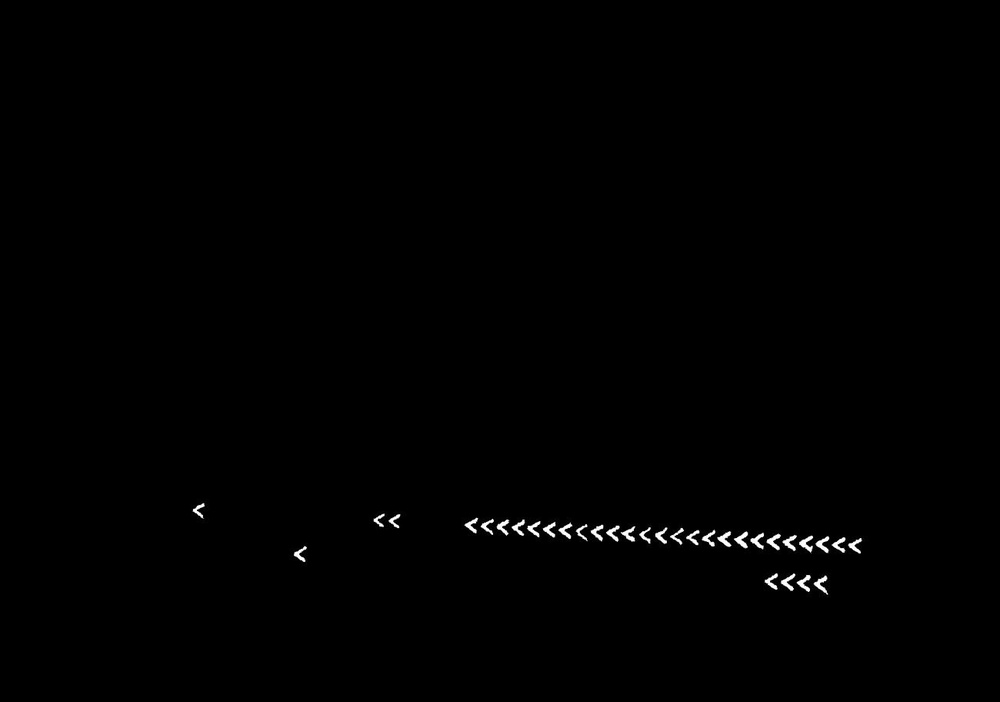
#> input picture highlighted.jpg, 1000 x 702 px, shrunk from 1300 x 912 before the run
$ jupyter execute assign-bracket-to-line.ipynb   (shell and % lines are left out)
#> lines starting #> are read from the running program, lines starting #| are printed output that depends on the picture; after the words box and inside, x2 and y2 are one past the last pixel; in counts of white or black regions, pixels touching at a corner belong together
[cell 1]
import cv2
from matplotlib import pyplot as plt

In this notebook i describe an alternative way to find the text lines in the mrz.
The task is to come up with an algorithm that, given the center coordinates of each angle bracket, assigns each bracket either to line 1 or 2 of the MRZ.

I choose to address this challenge using the sample image. In a first step I extract the centers of all angle brackets.

[cell 2]
img = cv2.imread('highlighted.jpg',0)
#> img is the input picture: shape (702, 1000); min 0, max 255, mean 1
img_copy = img.copy()
cv2.threshold(img,0,255,cv2.THRESH_BINARY+cv2.THRESH_OTSU,img)
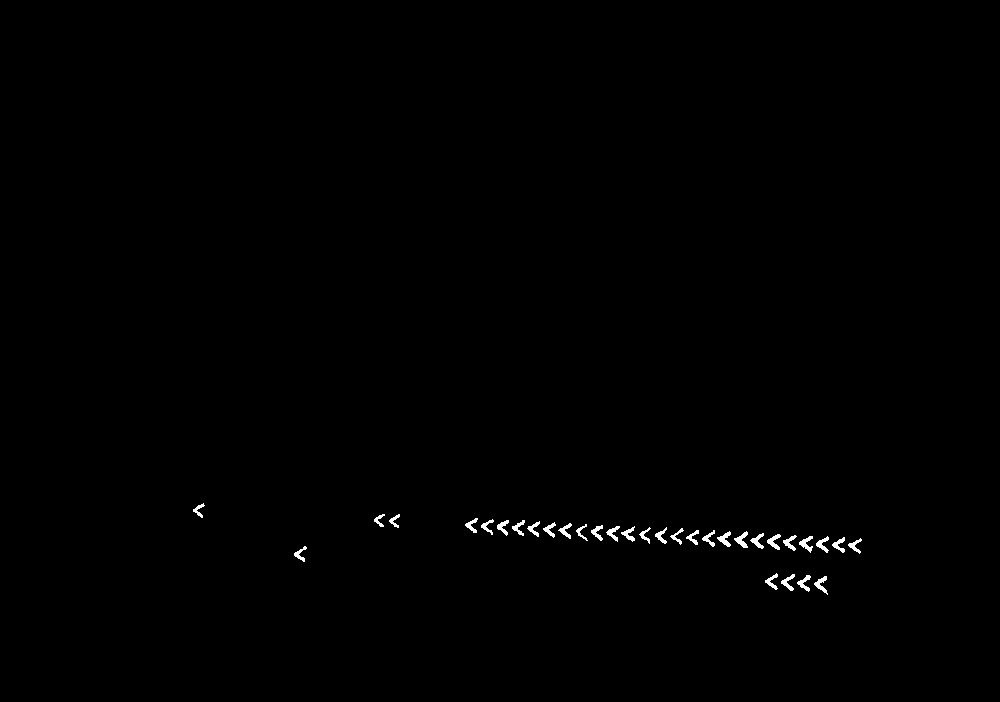
#> img: shape (702, 1000); 0.4% white; 33 white regions
contours, hier = cv2.findContours(img, cv2.RETR_EXTERNAL,cv2.CHAIN_APPROX_NONE)
#> contours = 33 contours; largest, box (x1, y1, x2, y2) and area: (734, 531, 748, 548) 86, (717, 531, 731, 547) 81, (799, 536, 813, 553) 80, (767, 534, 781, 550) 80, (814, 576, 828, 595) 79
centers = []
for c in contours:
    # get the bounding rect
    x, y, w, h = cv2.boundingRect(c)
    # draw a white rectangle to visualize the bounding rect
    center_x = int(x+w/2)
    center_y = int(y+h/2)
    cv2.rectangle(img, (x, y), (x+w,y+h), 255, 2)
    cv2.circle(img, (center_x, center_y), radius=5, color=255, thickness=-1)
    centers.append([center_x, center_y])
#> this loop made 33 passes
#> (x, y, w, h, center_x, center_y) on passes 1 to 12: (814, 576, 14, 19, 821, 585), (797, 575, 14, 17, 804, 583), (781, 574, 14, 17, 788, 582), (765, 573, 13, 17, 771, 581), (294, 546, 13, 16, 300, 554), (848, 538, 14, 16, 855, 546), (832, 537, 13, 16, 838, 545), (816, 536, 13, 17, 822, 544), (799, 536, 14, 17, 806, 544), (783, 535, 14, 16, 790, 543), (767, 534, 14, 16, 774, 542), (750, 533, 14, 16, 757, 541)
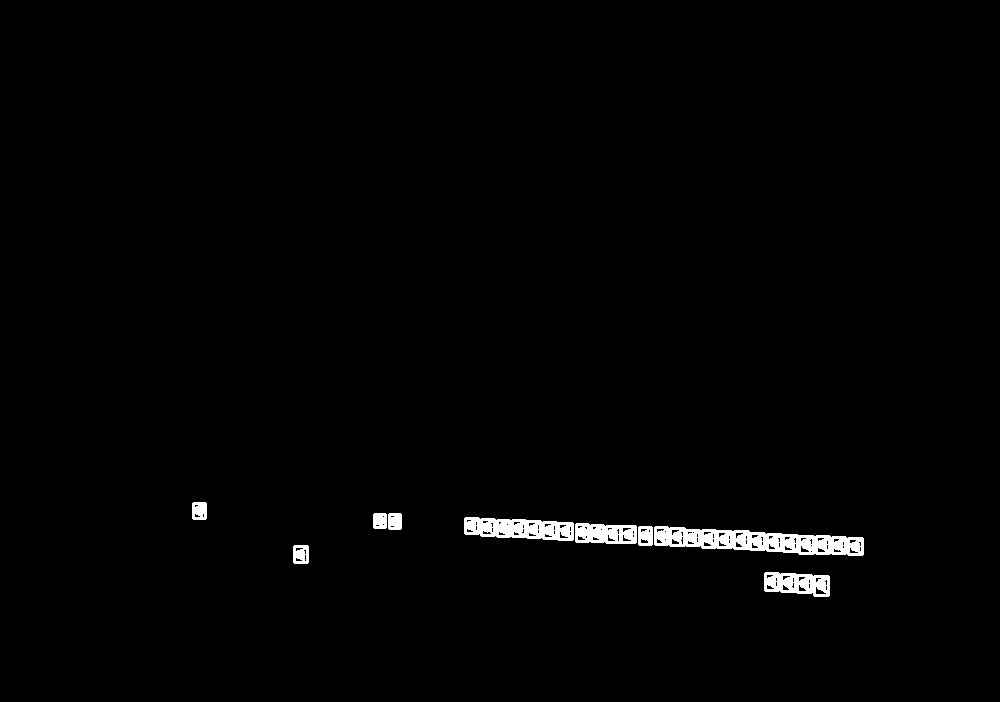
#> img: shape (702, 1000); 1.3% white; 9 white regions, largest, box (x1, y1, x2, y2) and area: (654, 526, 864, 556) 3571, (464, 517, 574, 541) 1858, (764, 572, 830, 597) 1167
#> after the loop, centers = 33 pairs, first value 199 to 855, second value 510 to 585

cv2.drawContours(img, contours, -1, (255, 255, 0), 1)

plt.imshow(img, cmap="gray")

By using linear models I can get the slope of the MRZ lines. As we see in the plot, linear regression does not work well. MRZ regions usually have a lot more angle bracket in one line than the other. Thus I select RANSAC as my linear model of choice, as it has a good chance to fit to the line containing more angle brackets and disregarding the other angle brackets as outliers.

[cell 3]
import numpy as np
from sklearn import linear_model
# Input to our algorithm, a list of angle bracket centers
centers = np.array(centers)

lr = linear_model.LinearRegression()
lr.fit(centers[:, 0].reshape(-1,1), centers[:, 1])


# Robustly fit linear model with RANSAC algorithm
ransac = linear_model.RANSACRegressor()
ransac.fit(centers[:, 0].reshape(-1,1), centers[:, 1])
inlier_mask = ransac.inlier_mask_
outlier_mask = np.logical_not(inlier_mask)

# Predict data of estimated models
line_X = np.arange(centers[:, 0].min(), centers[:, 0].max())[:, np.newaxis]
#> line_X = 656 values from 199 to 854
line_y = lr.predict(line_X)
#> line_y = 656 values from 510.4 to 555.3
line_y_ransac = ransac.predict(line_X)
#> line_y_ransac = 656 values from 510.7 to 546.1

# Compare estimated coefficients
print("Estimated coefficients (true, linear regression, RANSAC):")
print(lr.coef_, ransac.estimator_.coef_)
print(lr.get_params())

[cell 4]
lw = 2
X = centers[:, 0]
#> X = 33 values, max 855 at index 5, min 199 at index 32, mean 636.1
y = centers[:, 1]
#> y = 33 values, max 585 at index 0, min 510 at index 32, mean 540.3
plt.scatter(
    X[inlier_mask], y[inlier_mask], color="yellowgreen", marker=".", label="Inliers"
)
plt.scatter(
    X[outlier_mask], y[outlier_mask], color="gold", marker=".", label="Outliers"
)
plt.plot(line_X, line_y, color="navy", linewidth=lw, label="Linear regressor")
plt.plot(
    line_X,
    line_y_ransac,
    color="cornflowerblue",
    linewidth=lw,
    label="RANSAC regressor",
)
plt.legend(loc="lower right")
plt.xlabel("X")
plt.ylabel("Y")
plt.show()
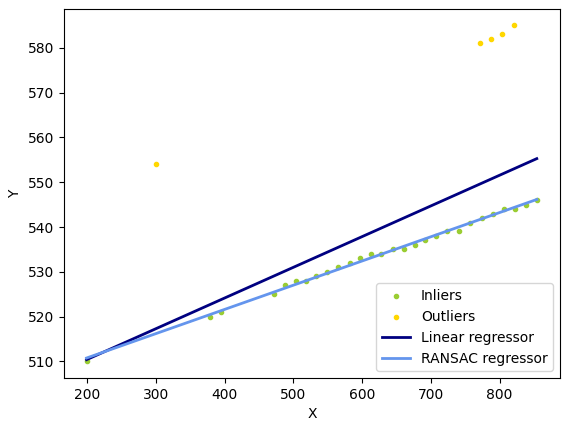
#> figure drawn by matplotlib, 1 panel; curve peaks at x = 854, y = 555.3; curve peaks at x = 854, y = 546.1

I define group 1 as those brackets that are closer to the RANSAC regression. By averaging the y coordinates of each group I could find out which group is line 1 and which line 2 in the original image.
In the last plot I show the groups. We can see that they are identical to the inlier and outlier groups in the previous plot.

[cell 5]
y_distance_from_line = np.abs(centers[:, 1] - ransac.predict(centers[:, 0].reshape(-1, 1)))
#> y_distance_from_line = 33 values, max 40.64 at index 0, min 0.0119 at index 26, mean 6.32
print(y_distance_from_line.astype(int))
#| [40 39 39 39 37  0  0  0  0  0  0  0  1  0  0  0  0  0  0  0  0  0  0  0
#|   0  0  0  0  0  0  0  0  0]

mean_distance = np.mean(y_distance_from_line)
#> mean_distance = 6.32
group_1 = []
group_2 = []
for idx in range(len(centers)):
    if y_distance_from_line[idx] < mean_distance:
        group_1.append(centers[idx])
    else:
        group_2.append(centers[idx])
#> this loop made 33 passes
#> after the loop, group_1 = 28 pairs, first value 199 to 855, second value 510 to 546; group_2 = [[821, 585], [804, 583], [788, 582], [771, 581], [300, 554]]

[cell 6]
group_1 = np.array(group_1)
group_2 = np.array(group_2)
plt.scatter(
    group_1[:, 0], group_1[:, 1], color="blue", marker=".", label="Group 1"
)
plt.scatter(
    group_2[:, 0], group_2[:, 1], color="red", marker=".", label="Group 2"
)
plt.legend(loc="lower right")
plt.plot()
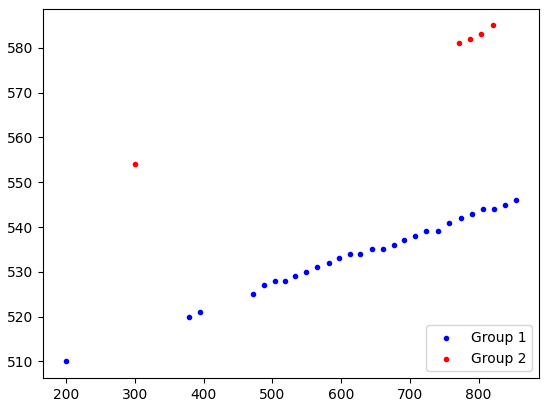
#> figure drawn by matplotlib, 1 panel
